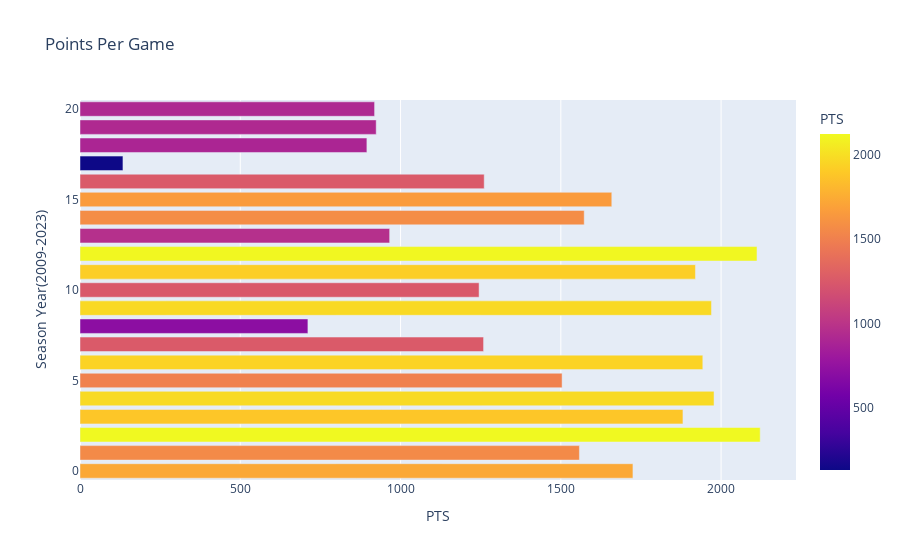

The code cell stored with this chart in its notebook:
### Code cell
fig = px.bar(career_df,x='PTS',color='PTS',title='Points Per Game',
            labels={
                "REB": "No of Points",
                "index":"Season Year(2009-2023)"
            })
fig.show()

### Figure 1 — Plotly figure (JSON) as saved in the notebook; plotly's stock layout.template omitted (floating-point values rounded to 4 significant figures)
{"data": [{"alignmentgroup": "True", "hovertemplate": "PTS=%{marker.color}<br>Season Year(2009-2023)=%{y}<extra></extra>", "legendgroup": "", "marker": {"color": [1725, 1558, 2122, 1881, 1978, 1504, 1943, 1259, 711, 1970, 1245, 1920, 2112, 966, 1573, 1659, 1261, 134, 895, 924, 919], "coloraxis": "coloraxis", "pattern": {"shape": ""}}, "name": "", "offsetgroup": "", "orientation": "h", "showlegend": false, "textposition": "auto", "type": "bar", "x": [1725, 1558, 2122, 1881, 1978, 1504, 1943, 1259, 711, 1970, 1245, 1920, 2112, 966, 1573, 1659, 1261, 134, 895, 924, 919], "xaxis": "x", "y": [0, 1, 2, 3, 4, 5, 6, 7, 8, 9, 10, 11, 12, 13, 14, 15, 16, 17, 18, 19, 20], "yaxis": "y"}], "layout": {"barmode": "relative", "coloraxis": {"colorbar": {"title": {"text": "PTS"}}, "colorscale": [[0, "#0d0887"], [0.1111, "#46039f"], [0.2222, "#7201a8"], [0.3333, "#9c179e"], [0.4444, "#bd3786"], [0.5556, "#d8576b"], [0.6667, "#ed7953"], [0.7778, "#fb9f3a"], [0.8889, "#fdca26"], [1, "#f0f921"]]}, "legend": {"tracegroupgap": 0}, "title": {"text": "Points Per Game"}, "xaxis": {"anchor": "y", "domain": [0, 1], "title": {"text": "PTS"}}, "yaxis": {"anchor": "x", "domain": [0, 1], "title": {"text": "Season Year(2009-2023)"}}}}
